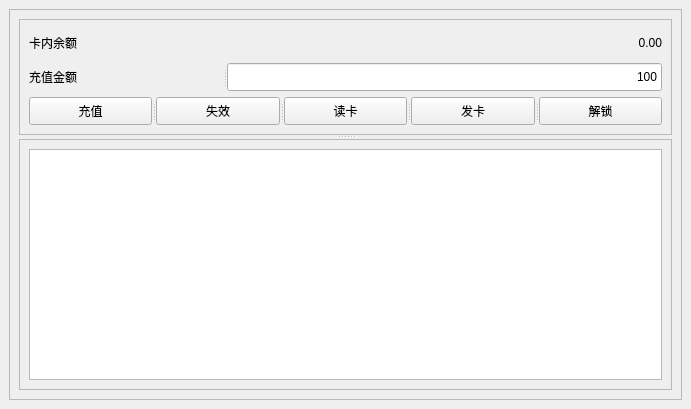
<?xml version="1.0" encoding="UTF-8"?>
<ui version="4.0">
 <class>MainWindow</class>
 <widget class="QMainWindow" name="MainWindow">
  <property name="geometry">
   <rect>
    <x>0</x>
    <y>0</y>
    <width>691</width>
    <height>409</height>
   </rect>
  </property>
  <property name="windowTitle">
   <string>充值卡修改器</string>
  </property>
  <widget class="QWidget" name="centralwidget">
   <layout class="QGridLayout" name="gridLayout">
    <item row="0" column="0">
     <widget class="QFrame" name="frame">
      <property name="frameShape">
       <enum>QFrame::StyledPanel</enum>
      </property>
      <property name="frameShadow">
       <enum>QFrame::Raised</enum>
      </property>
      <layout class="QGridLayout" name="gridLayout_2">
       <item row="0" column="0">
        <widget class="QSplitter" name="splitter">
         <property name="orientation">
          <enum>Qt::Vertical</enum>
         </property>
         <widget class="QFrame" name="frame_2">
          <property name="sizePolicy">
           <sizepolicy hsizetype="Preferred" vsizetype="Preferred">
            <horstretch>0</horstretch>
            <verstretch>1</verstretch>
           </sizepolicy>
          </property>
          <property name="frameShape">
           <enum>QFrame::StyledPanel</enum>
          </property>
          <property name="frameShadow">
           <enum>QFrame::Raised</enum>
          </property>
          <layout class="QVBoxLayout" name="verticalLayout_2">
           <item>
            <layout class="QHBoxLayout" name="horizontalLayout">
             <item>
              <widget class="QLabel" name="label">
               <property name="text">
                <string>卡内余额</string>
               </property>
              </widget>
             </item>
             <item>
              <widget class="QLabel" name="label_sum">
               <property name="text">
                <string>0.00</string>
               </property>
               <property name="alignment">
                <set>Qt::AlignRight|Qt::AlignTrailing|Qt::AlignVCenter</set>
               </property>
              </widget>
             </item>
            </layout>
           </item>
           <item>
            <widget class="QSplitter" name="splitter_4">
             <property name="orientation">
              <enum>Qt::Horizontal</enum>
             </property>
             <widget class="QLabel" name="label_3">
              <property name="text">
               <string>充值金额</string>
              </property>
             </widget>
             <widget class="QLineEdit" name="lineEdit_payment">
              <property name="enabled">
               <bool>true</bool>
              </property>
              <property name="text">
               <string>100</string>
              </property>
              <property name="alignment">
               <set>Qt::AlignRight|Qt::AlignTrailing|Qt::AlignVCenter</set>
              </property>
             </widget>
            </widget>
           </item>
           <item>
            <widget class="QSplitter" name="splitter_2">
             <property name="orientation">
              <enum>Qt::Horizontal</enum>
             </property>
             <widget class="QPushButton" name="pushButton_pay">
              <property name="text">
               <string>充值</string>
              </property>
             </widget>
             <widget class="QPushButton" name="pushButton_invalid">
              <property name="text">
               <string>失效</string>
              </property>
             </widget>
             <widget class="QPushButton" name="pushButton_read">
              <property name="text">
               <string>读卡</string>
              </property>
             </widget>
             <widget class="QPushButton" name="pushButton_hand">
              <property name="text">
               <string>发卡</string>
              </property>
             </widget>
             <widget class="QPushButton" name="pushButton_unlock">
              <property name="text">
               <string>解锁</string>
              </property>
             </widget>
            </widget>
           </item>
          </layout>
         </widget>
         <widget class="QFrame" name="frame_3">
          <property name="sizePolicy">
           <sizepolicy hsizetype="Preferred" vsizetype="Preferred">
            <horstretch>0</horstretch>
            <verstretch>1</verstretch>
           </sizepolicy>
          </property>
          <property name="frameShape">
           <enum>QFrame::StyledPanel</enum>
          </property>
          <property name="frameShadow">
           <enum>QFrame::Raised</enum>
          </property>
          <layout class="QVBoxLayout" name="verticalLayout">
           <item>
            <widget class="QTextBrowser" name="textBrowser_output"/>
           </item>
          </layout>
         </widget>
        </widget>
       </item>
      </layout>
     </widget>
    </item>
   </layout>
  </widget>
 </widget>
 <resources/>
 <connections/>
</ui>
